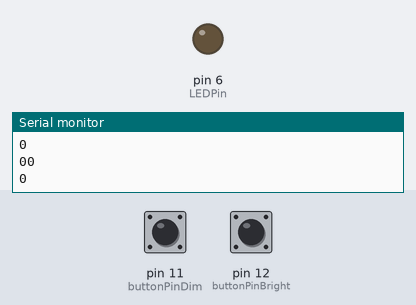
The program below on a simulated Arduino Uno, built with avr-gcc and run on an emulated ATmega328P. Parts: output pins drawn as LEDs (lit = HIGH), the last lines printed to the serial monitor. The test bench sets the inputs (shaded band); at power-on: pin 12 (buttonPinBright) LOW, pin 11 (buttonPinDim) LOW.

Above: at 1.2 s.
1.3 s: pin 12 (buttonPinBright) pulled HIGH for 0.15 s
At 1.7 s:
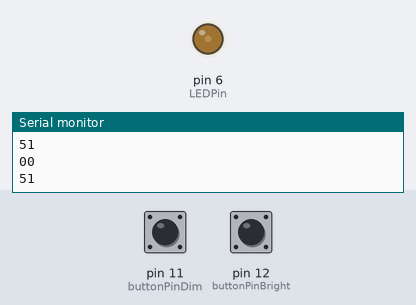
2.9 s: pin 12 (buttonPinBright) pulled HIGH for 1 s
At 4.3 s:
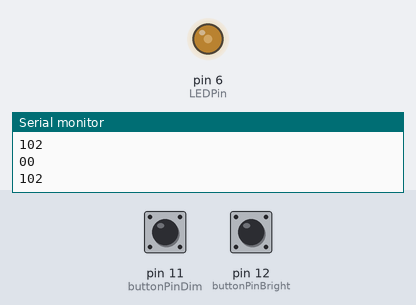
5.4 s: pin 12 (buttonPinBright) pulled HIGH for 0.15 s
At 6.5 s:
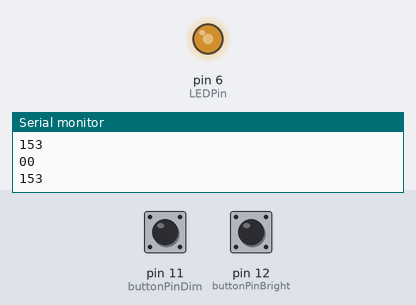
7.0 s: pin 12 (buttonPinBright) pulled HIGH for 3.2 s
At 7.9 s:
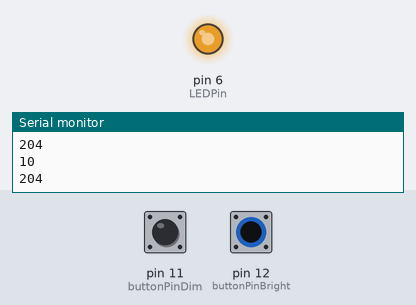
11.7 s: pin 11 (buttonPinDim) pulled HIGH for 0.15 s
At 12.1 s:
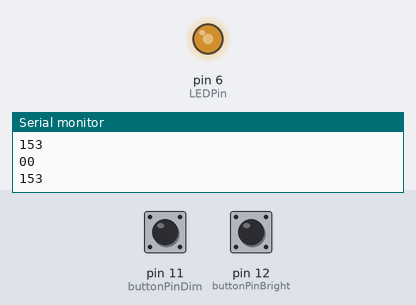
13.3 s: pin 11 (buttonPinDim) pulled HIGH for 1 s
At 14.7 s:
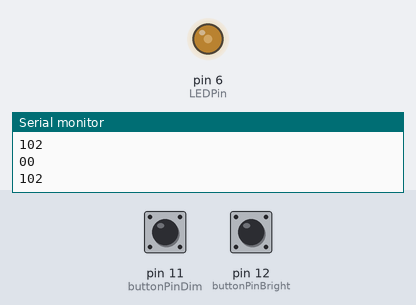
Timing chart, 0 to 16.3 s (numbered marks = the images above; inputs shaded):
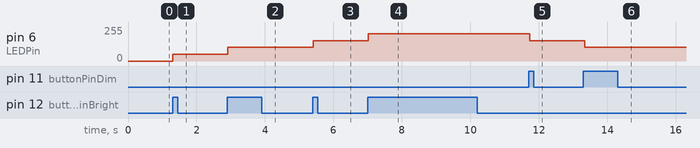

The program:

main.cpp
```cpp
#include <Arduino.h>


  // Build a circuit with two push button switches with an LED. One button brightens the LED the other button dims it.


  // global variables
int LEDPin = 6; // This pin controls the red LED on analog pin 6.
int buttonPinBright = 12; // Input from button that makes LED brighter.
int buttonPinDim = 11; // Input from button that makes LED dimmer.
// int buttonBrightRead; // ------------------  ????? This var does nothing??
int dt = 100; // Delay Time, used to reduce button input jitter.
int delayBlink = 200; // Delay for LED blink at max brightness.

int LEDVal = 0; // Analog value of the LED pin 0-255.

int buttonBrightNew; // New state of the bright button. This is a boolean where 1 is off and 0 is on.
int buttonBrightOld = 1; // Old state of the bright button. 1 is off.
int buttonDimNew; // New state of the dim button.
int buttonDimOld = 1; // old state of the dim button. 1 is off.
int blinkCount = 2; // Number of blinks at max brightness.
int i; // Blink integer.


void setup() {
  Serial.begin(9600);
  pinMode(LEDPin,OUTPUT);
  pinMode(buttonPinBright,INPUT);
  pinMode(buttonPinDim,INPUT);
}

void loop() {

// So I need a block of code that adds 51 or decriments 51 every time one of the buttons is pushed.


buttonBrightNew = digitalRead(buttonPinBright); // Write bright button input data to var. Boolean where 0 is activated.
buttonDimNew = digitalRead(buttonPinDim); // Write bright button to input var. Boolean where 0 is activated.
Serial.print(buttonBrightNew);
Serial.println(buttonDimNew);
Serial.println(LEDVal);

if (buttonBrightOld == 0 && buttonBrightNew == 1) // This activates the next code block on release, it prevents multiple inputs from a single button press.
{
 // Code block activates when button bright is pushed.
  if (LEDVal >= 0 && LEDVal < 255) // If LED value is less than or equal to 0 AND less than 255 execute code block.
  {
    LEDVal = LEDVal + 51;
    analogWrite(LEDPin,LEDVal);
    Serial.println("IF statement 1 cleared!");
  }
  if (LEDVal >= 255)
  {
    for (i = 0; i < blinkCount; i++)
    {
    digitalWrite(LEDPin,LOW);
    delay(delayBlink);
    digitalWrite(LEDPin,HIGH);
    delay(delayBlink);
    analogWrite(LEDPin,255);
    }

  }

}

if (buttonDimOld == 0 && buttonDimNew == 1) // This activates the next code block on release, it prevents multiple inputs from a single button press.
{
  if (LEDVal > 0) // If LED value is greater than 0.
  {
    LEDVal = LEDVal - 51;
    analogWrite(LEDPin,LEDVal);
  }
}


buttonBrightOld = buttonBrightNew; // Keep track of previous button stat var for every loop.
buttonDimOld = buttonDimNew; // Keep track of dimmer button var.
delay(dt); // Delay in cycle reduces switch bounce noise when switch is depressed.

}
```

Measured:
- after the input at 1.3 s, pin 6 (LEDPin): 0/255 → 51/255 at once
- after the input at 2.9 s, pin 6 (LEDPin): 51/255 → 102/255 at once
- after the input at 5.4 s, pin 6 (LEDPin): 102/255 → 153/255 at once
- after the input at 7.0 s, pin 6 (LEDPin): 153/255 → 204/255 at once
- after the input at 11.7 s, pin 6 (LEDPin): 204/255 → 153/255 at once
- after the input at 13.3 s, pin 6 (LEDPin): 153/255 → 102/255 at once
